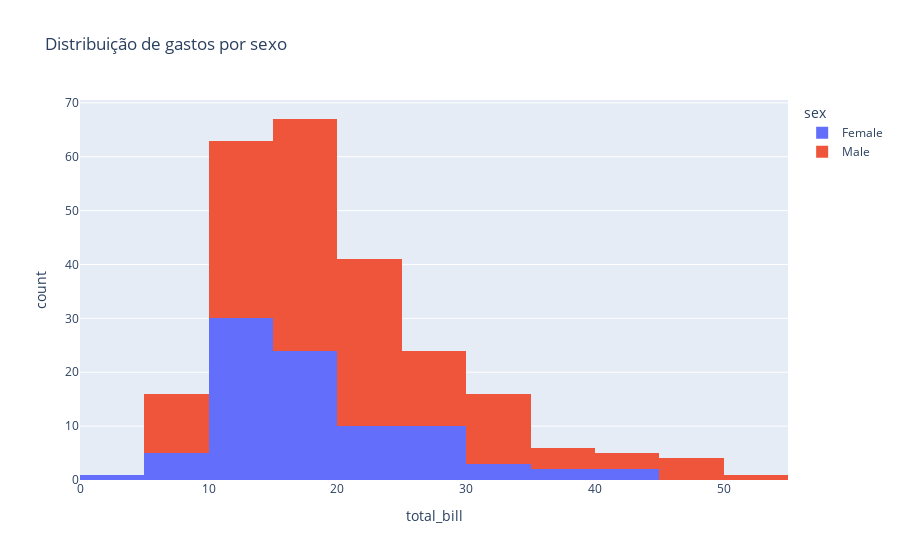

Here is the notebook cell this chart was saved with:
### Markdown cell above
### Grafico de Histograma

### Code cell
import plotly.express as px

#Carragamento Data
df = px.data.tips()
#Criação do gráfico
fig = px.histogram(df, x='total_bill', nbins=20, color='sex',
                   title="Distribuição de gastos por sexo")
fig.show()

### Figure 1 — Plotly figure (JSON) as saved in the notebook; plotly's stock layout.template omitted (floating-point values rounded to 4 significant figures; data arrays with more than 128 entries replaced by an {"elided": "..."} marker saying what was removed)
{"data": [{"bingroup": "x", "hovertemplate": "sex=Female<br>total_bill=%{x}<br>count=%{y}<extra></extra>", "legendgroup": "Female", "marker": {"color": "#636efa", "pattern": {"shape": ""}}, "name": "Female", "nbinsx": 20, "orientation": "v", "showlegend": true, "type": "histogram", "x": [16.99, 24.59, 35.26, 14.83, 10.33, 16.97, 20.29, 15.77, 19.65, 15.06, 20.69, 16.93, 10.29, 34.81, 26.41, 16.45, 3.07, 17.07, 26.86, 25.28, 14.73, 10.07, 34.83, 5.75, 16.32, 22.75, 11.35, 15.38, 44.3, 22.42, 20.92, 14.31, 7.25, 25.71, 17.31, 10.65, 12.43, 24.08, 13.42, 12.48, 29.8, 14.52, 11.38, 20.27, 11.17, 12.26, 18.26, 8.51, 10.33, 14.15, 13.16, 17.47, 27.05, 16.43, 8.35, 18.64, 11.87, 29.85, 25.0, 13.39, 16.21, 17.51, 10.59, 10.63, 9.6, 20.9, 18.15, 19.81, 43.11, 13.0, 12.74, 13.0, 16.4, 16.47, 12.76, 13.27, 28.17, 12.9, 30.14, 13.42, 15.98, 16.27, 10.09, 22.12, 35.83, 27.18, 18.78], "xaxis": "x", "yaxis": "y"}, {"bingroup": "x", "hovertemplate": "sex=Male<br>total_bill=%{x}<br>count=%{y}<extra></extra>", "legendgroup": "Male", "marker": {"color": "#EF553B", "pattern": {"shape": ""}}, "name": "Male", "nbinsx": 20, "orientation": "v", "showlegend": true, "type": "histogram", "x": {"elided": "157 float values"}, "xaxis": "x", "yaxis": "y"}], "layout": {"barmode": "relative", "legend": {"title": {"text": "sex"}, "tracegroupgap": 0}, "title": {"text": "Distribuição de gastos por sexo"}, "xaxis": {"anchor": "y", "domain": [0, 1], "title": {"text": "total_bill"}}, "yaxis": {"anchor": "x", "domain": [0, 1], "title": {"text": "count"}}}}
